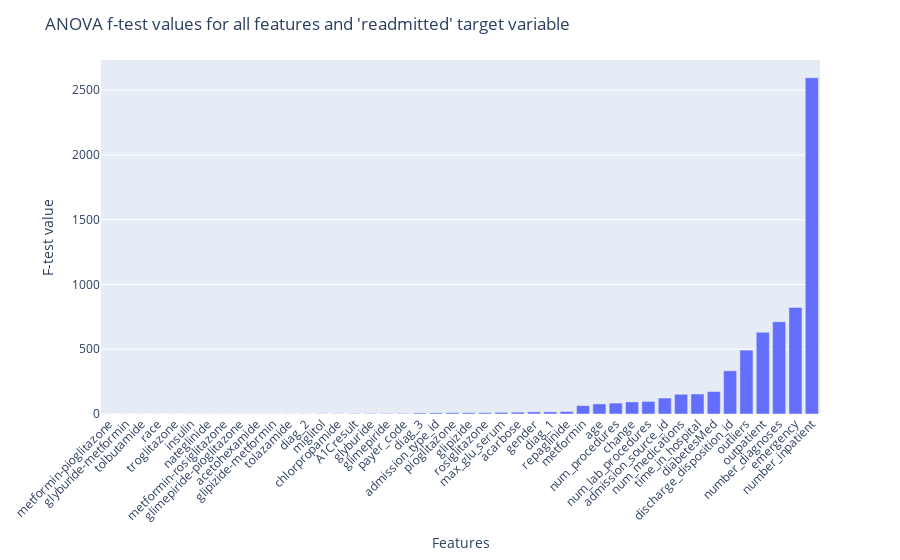

Notebook cell for this chart:
### Code cell
# Visualize the F-test results for all features
fig = px.bar(anova_f_df, x = 'Feature', y = 'F_Value')
fig.update_layout(title="ANOVA f-test values for all features and 'readmitted' target variable", yaxis_title="F-test value",xaxis_title="Features") 
fig.update_xaxes(tickangle=-45)

### Figure 1 — Plotly figure (JSON) as saved in the notebook; plotly's stock layout.template omitted (floating-point values rounded to 4 significant figures)
{"data": [{"alignmentgroup": "True", "hovertemplate": "Feature=%{x}<br>F_Value=%{y}<extra></extra>", "legendgroup": "", "marker": {"color": "#636efa", "pattern": {"shape": ""}}, "name": "", "offsetgroup": "", "orientation": "v", "showlegend": false, "textposition": "auto", "type": "bar", "x": ["metformin-pioglitazone", "glyburide-metformin", "tolbutamide", "race", "troglitazone", "insulin", "nateglinide", "metformin-rosiglitazone", "glimepiride-pioglitazone", "acetohexamide", "glipizide-metformin", "tolazamide", "diag_2", "miglitol", "chlorpropamide", "A1Cresult", "glyburide", "glimepiride", "payer_code", "diag_3", "admission_type_id", "pioglitazone", "glipizide", "rosiglitazone", "max_glu_serum", "acarbose", "gender", "diag_1", "repaglinide", "metformin", "age", "num_procedures", "change", "num_lab_procedures", "admission_source_id", "num_medications", "time_in_hospital", "diabetesMed", "discharge_disposition_id", "outliers", "outpatient", "number_diagnoses", "emergency", "number_inpatient"], "xaxis": "x", "y": [0.4407, 0.4852, 0.5664, 0.6034, 0.6913, 0.8379, 0.8397, 0.8814, 0.9083, 0.9083, 0.9563, 1.095, 1.18, 1.785, 1.91, 3.044, 3.574, 3.801, 4.112, 8.09, 8.866, 9.572, 9.77, 9.907, 12.63, 14.12, 16.45, 16.68, 18.94, 64.81, 77.88, 84.15, 93.08, 97.28, 123.1, 152.5, 154.5, 173.1, 333.6, 493.2, 630.8, 711.8, 822.4, 2596.0], "yaxis": "y"}], "layout": {"barmode": "relative", "legend": {"tracegroupgap": 0}, "margin": {"t": 60}, "title": {"text": "ANOVA f-test values for all features and 'readmitted' target variable"}, "xaxis": {"anchor": "y", "domain": [0, 1], "tickangle": -45, "title": {"text": "Features"}}, "yaxis": {"anchor": "x", "domain": [0, 1], "title": {"text": "F-test value"}}}}
